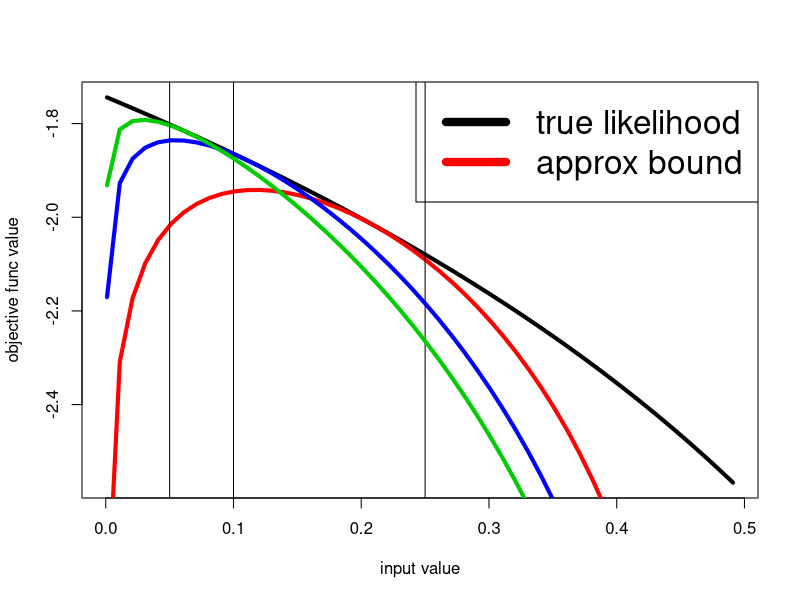

Reproduce this figure in R.


## Let's say we have 1 person, with genotypes 11. Then, there are two cases for this person's haplotype
## case 1, it is 00 and 11
## case 2, it is 01 and 10
## the likelihood will be log(p00 p11 + p01 p10)
## all 4 probabilities are unknown. but for the sake of learning, let's assume p00 and p10 are given to us.
## below, we use EM to solve for p01 and p11.

true_llh = function (p01){
	p11 = .5 - p01 # suppose we fix p00 and p10 
	return (log(p00*p11 + p01*p10))
}

compute_alpha = function(p00,p01,p10,p11){
	alpha1 = p00*p11
	alpha2 = p01*p10
	scale_factor = alpha1+alpha2
	alpha1 = alpha1/scale_factor
	alpha2 = alpha2/scale_factor
	return(list(alpha1,alpha2))
}

approx_llh = function(p01_inside,alphas) {
	## approximate true log likelihood with jensen inequality, then apply tightest bound
	## suppose we fix p00 and p10 
	alpha1 = alphas[[1]]
	alpha2 = alphas[[2]]
	p11_inside = .5 - p01_inside ## we will optimize only the inside
	## lower bound looks slightly different from lecture
	return ( alpha1*log(p00*p11_inside/alpha1) + alpha2*log(p01_inside*p10/alpha2))
}


#### start with some guesses
p00 = .35
p01 = .25 ## want to solve
p10 = .15
p11 = .25 ## want to solve

all_possible_value = seq(0.001,.499,by=0.01)
plot(all_possible_value , sapply(all_possible_value,true_llh), type='l', lwd=4, xlab='input value',ylab='objective func value') ## easily see solution by grid search

#### step 1, solve for best p01 in lower bound
alphas = compute_alpha(p00,p01,p10,p00)
points(all_possible_value , sapply(all_possible_value,approx_llh,alphas), type='l',col='red',lwd=4)
legend('topright',c('true likelihood','approx bound'),col=c('black','red'),lty=1,cex=2,lwd=8)
abline(v=p01)
p01 = .1 ## new best, here, we just eye-ball
p11 = .4 ## new best

#### step 2, update alphas
alphas = compute_alpha(p00,p01,p10,p00)
points(all_possible_value , sapply(all_possible_value,approx_llh,alphas), type='l',col='blue',lwd=4)
# legend('topright',c('true likelihood','approx bound'),col=c('black','blue'),lty=1)
abline(v=p01)
p01 = .05 ## new best, here, we just eye-ball
p11 = .45 ## new best

#### repeat step 1, and then 2 again.
alphas = compute_alpha(p00,p01,p10,p00)
points(all_possible_value , sapply(all_possible_value,approx_llh,alphas), type='l',col='green3',lwd=4)
# legend('topright',c('true likelihood','approx bound'),col=c('black','blue'),lty=1)
abline(v=p01)
p01 = .025 ## new best, here, we just eye-ball
p11 = .475 ## new best
